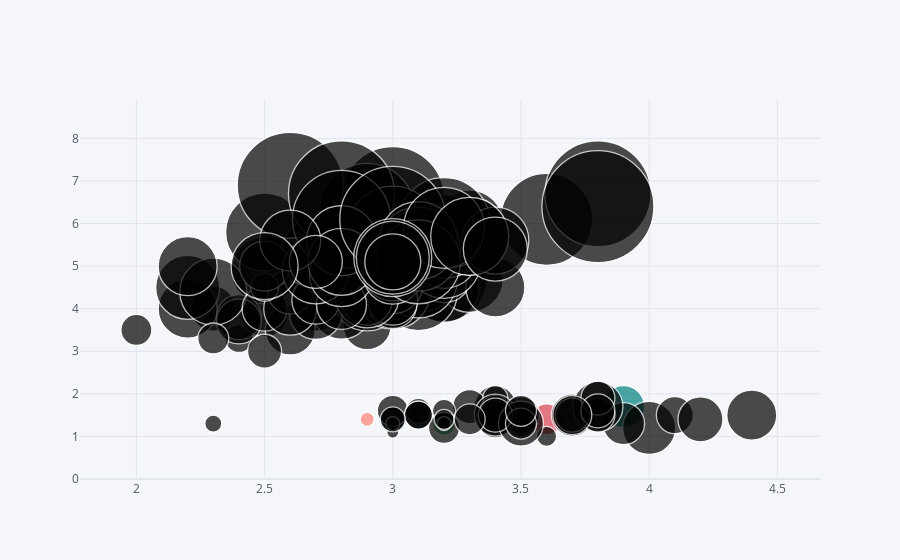

Notebook source saved alongside this figure:
### Code cell
iris_df.iplot(kind='bubble',
             x='sepal_width',
             y='petal_length',
             size='sepal_length')

### Figure 1 — Plotly figure (JSON) as saved in the notebook; plotly's stock layout.template omitted (floating-point values rounded to 4 significant figures; data arrays with more than 128 entries replaced by an {"elided": "..."} marker saying what was removed)
{"data": [{"marker": {"color": ["rgb(255, 153, 51)", "rgb(55, 128, 191)", "rgb(50, 171, 96)", "rgb(128, 0, 128)", "rgb(219, 64, 82)", "rgb(0, 128, 128)", "rgb(255, 255, 51)", "rgb(128, 128, 0)", "rgb(251, 128, 114)", "rgb(128, 177, 211)"], "line": {"width": 1.3}, "size": {"elided": "150 int values"}, "symbol": "circle"}, "mode": "markers", "text": "", "type": "scatter", "x": {"elided": "150 float values"}, "y": {"elided": "150 float values"}}], "layout": {"legend": {"bgcolor": "#F5F6F9", "font": {"color": "#4D5663"}}, "paper_bgcolor": "#F5F6F9", "plot_bgcolor": "#F5F6F9", "title": {"font": {"color": "#4D5663"}}, "xaxis": {"gridcolor": "#E1E5ED", "showgrid": true, "tickfont": {"color": "#4D5663"}, "title": {"font": {"color": "#4D5663"}, "text": ""}, "zerolinecolor": "#E1E5ED"}, "yaxis": {"gridcolor": "#E1E5ED", "showgrid": true, "tickfont": {"color": "#4D5663"}, "title": {"font": {"color": "#4D5663"}, "text": ""}, "zerolinecolor": "#E1E5ED"}}}
